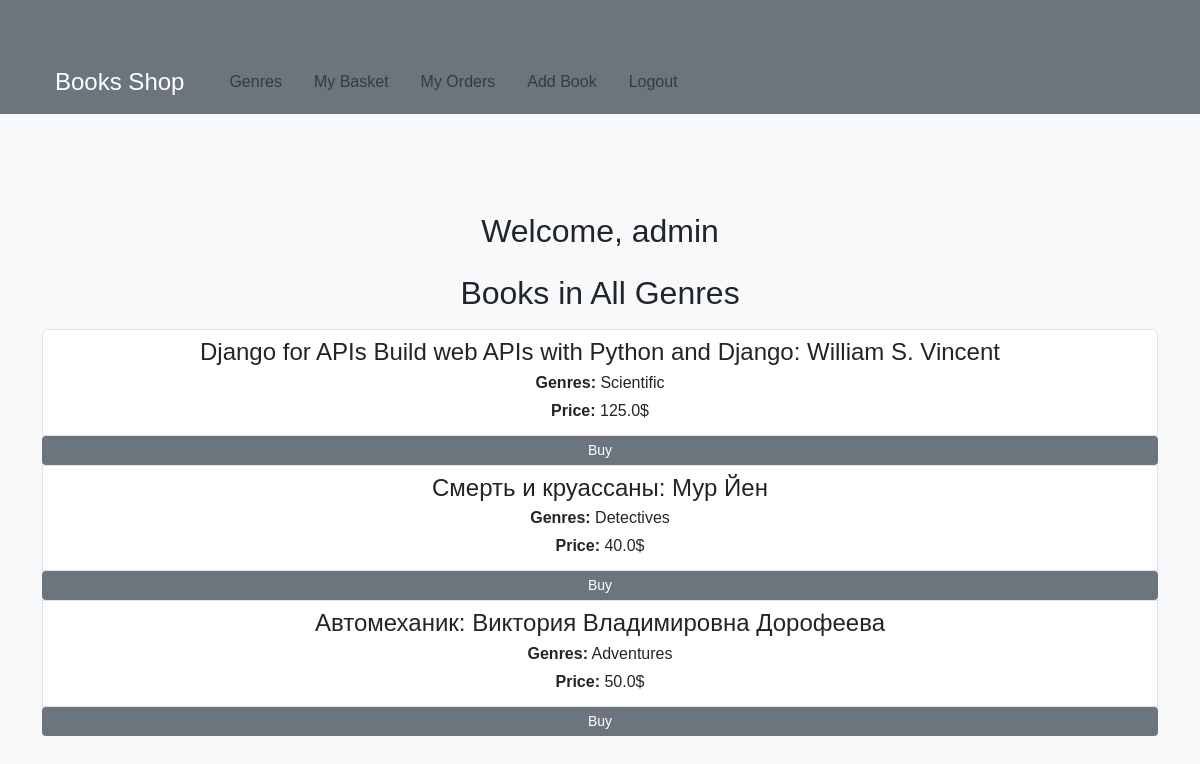
The app's page / (signed in) with its own data.
### products/models.py (models this page shows, shortened)
class Products(models.Model):
    user = models.ForeignKey(User, on_delete=models.CASCADE)
    name = models.CharField(max_length=255)
    author = models.CharField(max_length=255, blank=True, null=True)
    description = models.TextField()
    price = models.FloatField()
    categories = models.ForeignKey(Categories, on_delete=models.CASCADE, related_name='books')
    stock = models.IntegerField()
    data_created = models.DateTimeField(auto_now_add=True)
    class Meta:
        verbose_name_plural = "Books"
        verbose_name = "Book"

class Categories(models.Model):
    name = models.CharField(max_length=255)
    def __str__(self):
        return self.name
    class Meta:
        verbose_name_plural = "Genres"
        verbose_name = "Genre"
        ordering = ['name']

### products/views.py (the view)
# urls.py: path('', ProductsList.as_view(), name='home'),
class ProductsList(ListView):
    model = Products
    template_name = 'products/home.html'
    context_object_name = 'products'

### products/templates/products/home.html (shortened to what this page needs)
{% extends 'products/base.html' %}
{% block content %}
    <div class="container mt-5">
        <h2 class="text-center">Welcome, {{ user }}</h2>
        {% if products %}
            <h2 class="mt-4">Books in All Genres</h2>
            <div class="list-group mt-3">
                {% for product in products %}
                    <a href="{% url 'products_detail' product.pk %}" class="list-group-item list-group-item-action">
                        <h4 class="mb-1">{{ product.name }}: {{ product.author }}</h4>
                        <p class="mb-1"><strong>Genres:</strong> {{ product.categories }}</p>
                        <p class="mb-1"><strong>Price:</strong> {{ product.price }}$</p>
                        <a href="{% url 'add_to_basket' product.pk %}" class="btn btn-sm btn-primary">Buy</a>
                    </a>
                {% endfor %}
            </div>
        {% else %}
            <div class="text-center mt-4">
                <h2>Sorry, There Are No Products Yet</h2>
            </div>
        {% endif %}
    </div>
{% endblock %}

### products/templates/products/base.html (style rules this page uses)
body { background-color: #f8f9fa; font-family: 'Poppins', sans-serif; }
.container { margin-top: 50px; text-align: center; }
.btn-primary { background-color: #6c757d; border: none; transition: background-color 0.3s; }

### records on screen
Products: name "Django for APIs Build web APIs with Python and Django", author "William S. Vincent", categories "Scientific", price "125.0"
Products: name "Смерть и круассаны", author "Мур Йен", categories "Detectives", price "40.0"
Products: name "Автомеханик", author "Виктория Владимировна Дорофеева", categories "Adventures", price "50.0"

### other values on screen
{{ user }} "admin"
